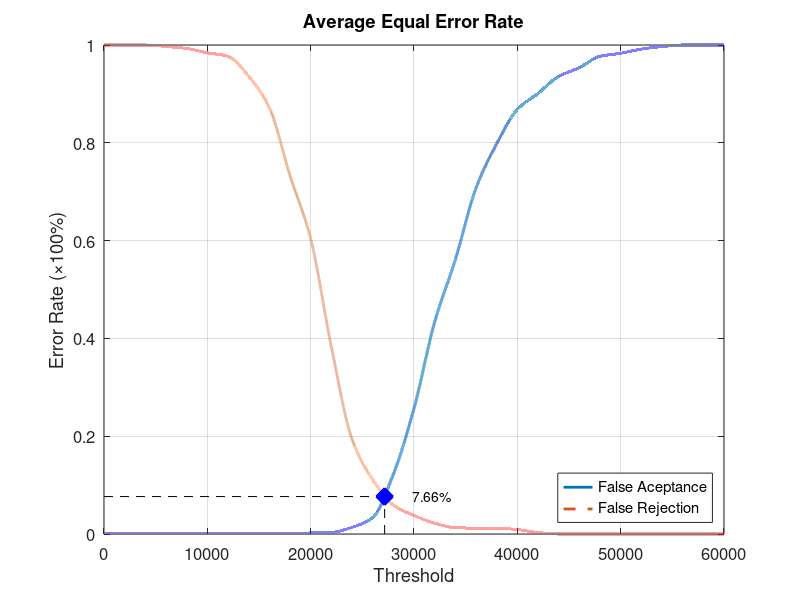
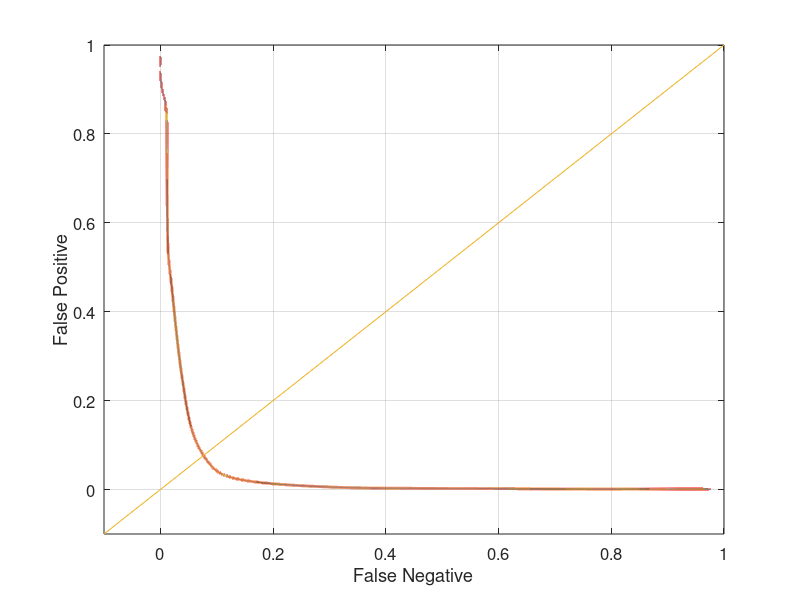

Reproduce these figures in MATLAB, in order.
function yEER = Database4Average
close all;
clear;
clc;
x = 0:2000:60000;
xq = 0:0.5:60000;

y0 = [0 0.00105263 0.00105263 0.00105263 0.00105263 0.00105263 0.00105263 0.00105263 0.00105263 0.00105263 0.00210526 0.0031579 0.0136842 0.0336842 0.122105 0.256842 0.433684 0.561053 0.707368 0.797895 0.868421 0.901053 0.935789 0.953684 0.976842 0.983158 0.991579 0.996842 1 1 1];
yy0 = interp1(x, y0, xq, 'pchip');
y1 = [1 1 1 0.997 0.993 0.984 0.977 0.936 0.872 0.733 0.604 0.383 0.194 0.111 0.059 0.038 0.022 0.013 0.012 0.012 0.009 0.003 0 0 0 0 0 0 0 0 0];
yy1 = interp1(x, y1, xq, 'pchip');

% Calculating EER: 
y2 = abs(y0 - y1);
find(y2 == min(y2))
yy2 = abs(yy0 - yy1);
xEER = find(yy2 == min(yy2));
xEERIndex = xq(xEER) % X-axis EER
yEER = yy0(xEER) % Y-axis EER

main = figure
plot(xq, yy0,'-','LineWidth', 2);	hold on
plot(xq, yy1,'--','LineWidth', 2);	hold on
plot([xEERIndex xEERIndex], [0 yEER], 'k--');	hold on
plot([0 xEERIndex], [yEER yEER], 'k--');	hold on
plot(xEERIndex, yEER, 'bx', 'LineWidth', 10);	hold on
text(xEERIndex + 10 * xEERIndex / 100, yEER, [num2str(round((10000 * yEER)) / 100) '%'])
legend('False Aceptance', 'False Rejection', 'Location', 'SouthEast')
xlabel('Threshold')
ylabel('Error Rate (\times100%)')
title('Average Equal Error Rate')
set(gca, 'FontSize', 12)
axis([0 60000 0 1])
grid on

print(main, 'Database4AverageMain', '-dpng');
FNRxFPR = figure('Color', [1 1 1]);
plot(yy1, yy0, '-', yy1, yy0, 'LineWidth', 2);
hold on
y = -0.1:0.1:1
plot(y, y); 
set(gca, 'FontSize', 12)
xlabel('False Negative')
ylabel('False Positive')
axis([-0.1 1 -0.1 1])
set(gca, 'FontSize', 12)
grid on

print(FNRxFPR, 'Database4AverageFNRxFPR','-dpng');
end
